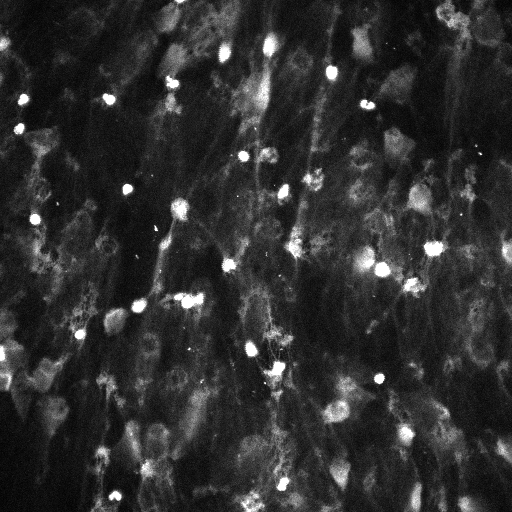
#> input picture data/image_00_00_dna.png, 512 x 512 px
$ python -i pixel.py   (imports and definitions only)   (older library calls are emulated)
#> lines starting #> are read from the running program, lines starting #| are printed output that depends on the picture; after the words box and inside, x2 and y2 are one past the last pixel; in counts of white or black regions, pixels touching at a corner belong together
#> further down, picture is the input picture: shape (512, 512); min 0, max 255, mean 47.7
def filter_channel(im):
    '''Compute filtered versions of an image

    Parameters
    ----------
    im : ndarray
        input image (2D)

    Returns
    -------
    fs : ndarray
        filtered version of the image (3D array)
    '''
    import numpy as np
    import mahotas as mh
    Tg = im > im.mean()
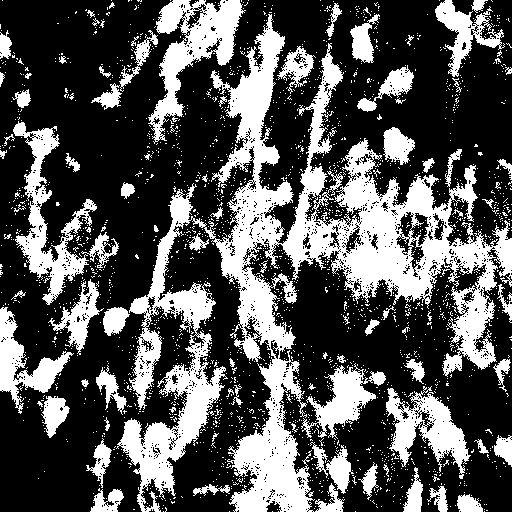
#> Tg: shape (512, 512) bool; 33% white; 2213 white regions (2128 under 20 px), largest, box (x1, y1, x2, y2) and area: (116, 14, 512, 512) 48023, (148, 0, 246, 144) 4969, (13, 121, 97, 305) 4266
    T2g = im > (im.mean() + 2*im.std())
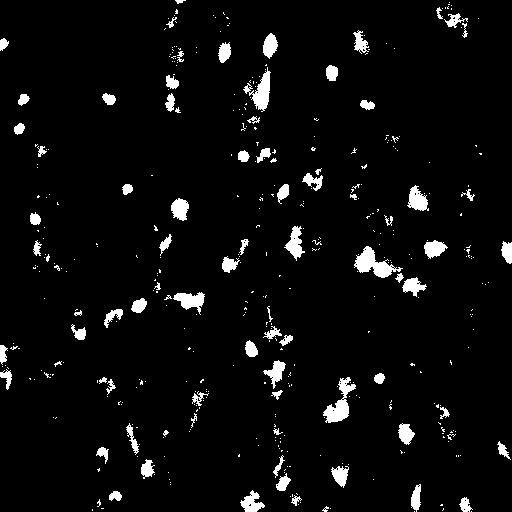
#> T2g: shape (512, 512) bool; 4.6% white; 418 white regions (338 under 20 px), largest, box (x1, y1, x2, y2) and area: (354, 246, 403, 278) 658, (323, 377, 356, 423) 606, (243, 67, 271, 112) 509
    zim = im-im.mean()
    zim /= im.std()
    z8 = mh.gaussian_filter(zim, 8)
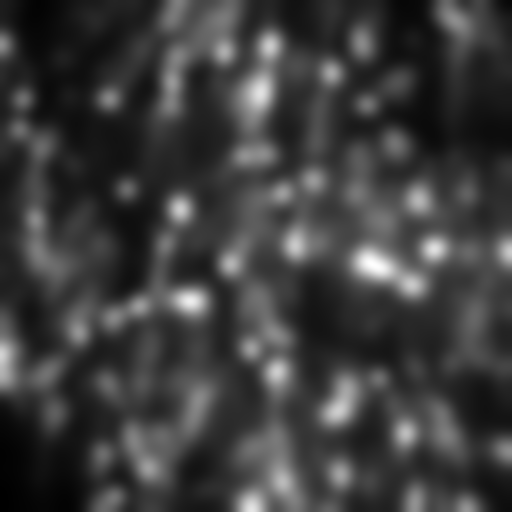
#> z8: shape (512, 512) float64; min -0.975, max 3.05, mean -2.17e-18; drawn with min black and max white
    z4 = mh.gaussian_filter(zim, 4)
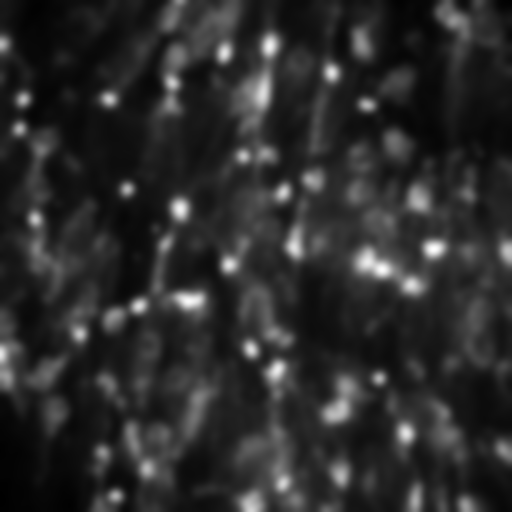
#> z4: shape (512, 512) float64; min -1.01, max 4.72, mean -1.78e-17; drawn with min black and max white
    z12 = mh.gaussian_filter(zim, 12)
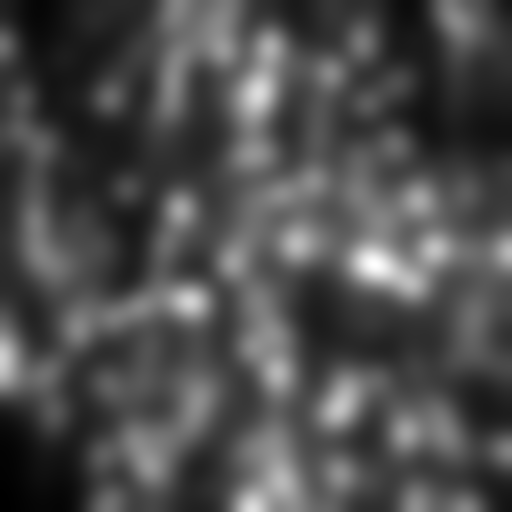
#> z12: shape (512, 512) float64; min -0.961, max 2.22, mean -9.38e-18; drawn with min black and max white
    z16 = mh.gaussian_filter(zim, 16)
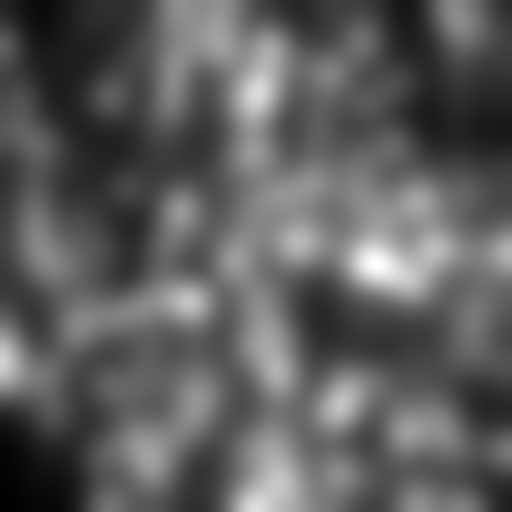
#> z16: shape (512, 512) float64; min -0.947, max 1.62, mean 7.7e-18; drawn with min black and max white
    zdiff = z16 - z8
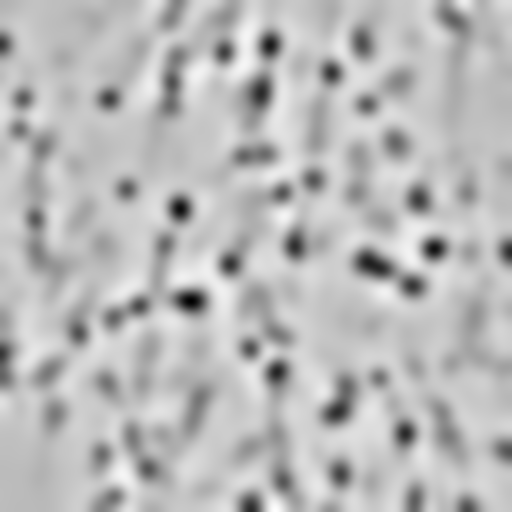
#> zdiff: shape (512, 512) float64; min -1.77, max 0.66, mean 1.19e-18; drawn with min black and max white
#> (the run stopped early here; a loop or call above may not have finished)

$ run again, on data/image_00_02_dna.png
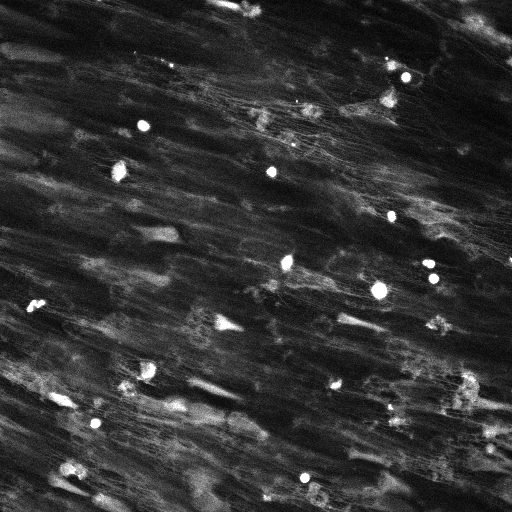
#> input picture data/image_00_02_dna.png, 512 x 512 px
#> picture is the input picture: shape (512, 512); min 0, max 255, mean 51
#> in filter_channel, `Tg = im > im.mean()`:
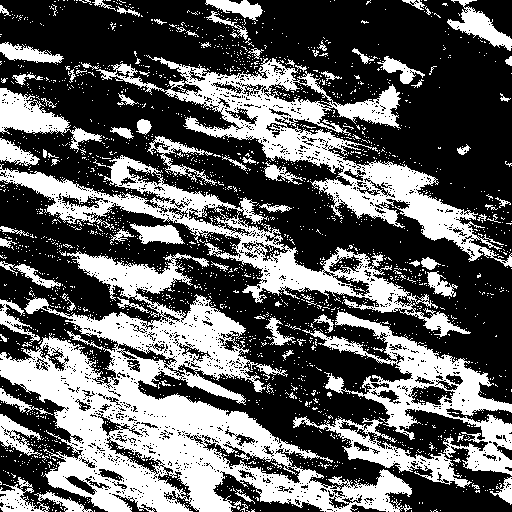
#> Tg: shape (512, 512) bool; 37.3% white; 2417 white regions (2329 under 20 px), largest, box (x1, y1, x2, y2) and area: (0, 251, 412, 512) 37218, (96, 55, 512, 267) 16312, (0, 155, 471, 337) 12690
#> T2g: shape (512, 512) bool; 4.5% white; 554 white regions (477 under 20 px), largest, box (x1, y1, x2, y2) and area: (136, 394, 225, 426) 884, (459, 369, 511, 410) 630, (24, 371, 78, 410) 468
#> in filter_channel, `zdiff = z16 - z8`:
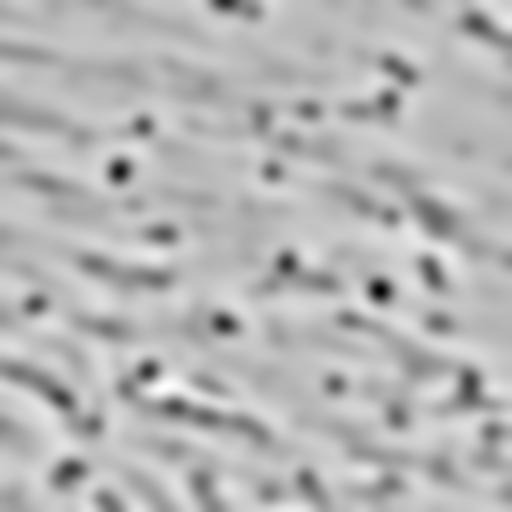
#> zdiff: shape (512, 512) float64; min -1.84, max 0.749, mean -2.17e-19; drawn with min black and max white

$ run again, on data/image_00_03_dna.png
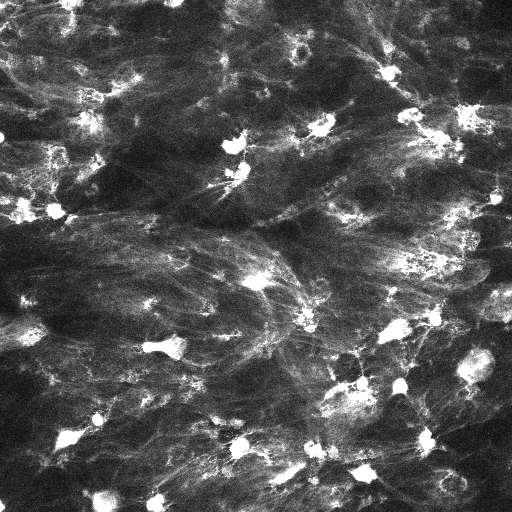
#> input picture data/image_00_03_dna.png, 512 x 512 px
#> picture is the input picture: shape (512, 512); min 7, max 255, mean 84.2
#> in filter_channel, `Tg = im > im.mean()`:
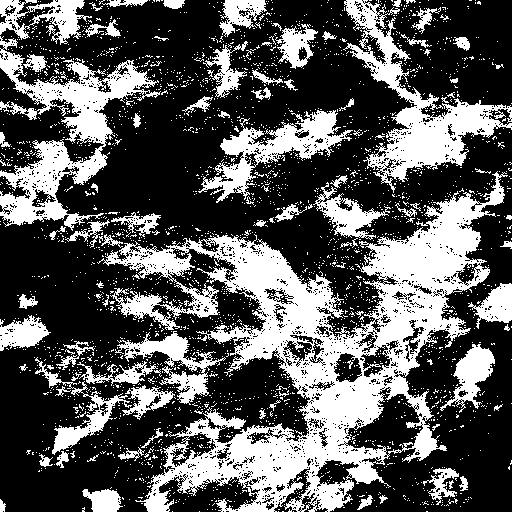
#> Tg: shape (512, 512) bool; 34.8% white; 2776 white regions (2681 under 20 px), largest, box (x1, y1, x2, y2) and area: (97, 171, 508, 512) 42099, (0, 36, 161, 231) 9471, (343, 0, 512, 193) 8198
#> T2g: shape (512, 512) bool; 6.2% white; 683 white regions (598 under 20 px), largest, box (x1, y1, x2, y2) and area: (387, 246, 461, 281) 880, (397, 108, 453, 160) 875, (322, 375, 377, 415) 857
#> in filter_channel, `zdiff = z16 - z8`:
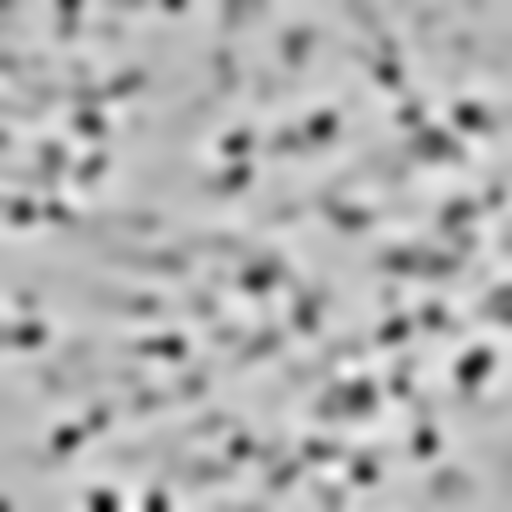
#> zdiff: shape (512, 512) float64; min -1.55, max 0.687, mean -5.04e-18; drawn with min black and max white

$ run again, on data/image_01_02_dna.png
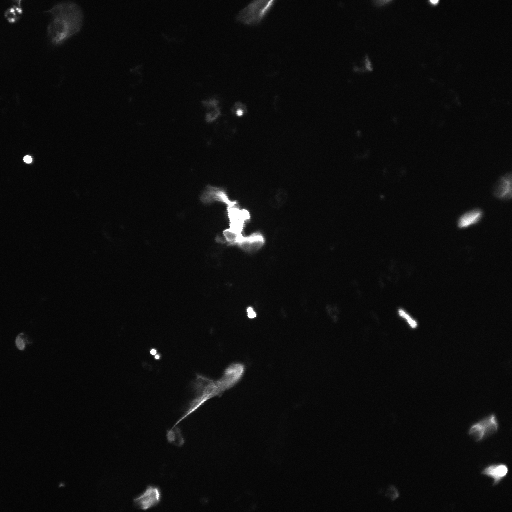
#> input picture data/image_01_02_dna.png, 512 x 512 px
#> picture is the input picture: shape (512, 512); min 1, max 255, mean 11.7
#> Tg: shape (512, 512) bool; 11.9% white; 5946 white regions (5880 under 20 px), largest, box (x1, y1, x2, y2) and area: (193, 175, 290, 334) 6626, (164, 352, 259, 449) 3073, (41, 0, 87, 52) 1540
#> T2g: shape (512, 512) bool; 2.2% white; 40 white regions (19 under 20 px), largest, box (x1, y1, x2, y2) and area: (202, 186, 266, 252) 1616, (174, 363, 245, 427) 957, (469, 414, 498, 440) 387
#> in filter_channel, `zdiff = z16 - z8`:
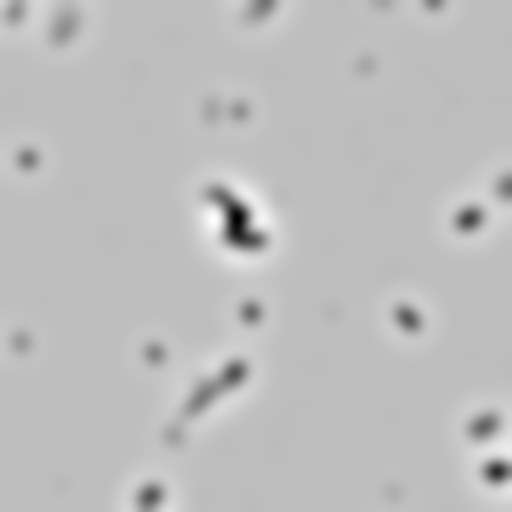
#> zdiff: shape (512, 512) float64; min -3.79, max 1.31, mean 2.39e-18; drawn with min black and max white
